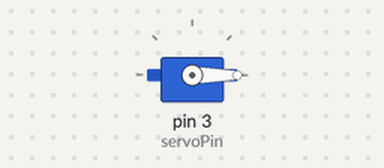
Recording of a sketch running on a simulated Arduino Uno, built with avr-gcc and run on an emulated ATmega328P. Shown: servo.

Above: at 0.05 s.
At 1.5 s:
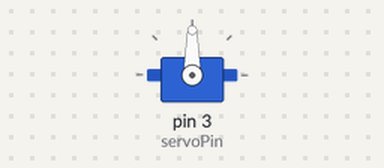
At 3.0 s:
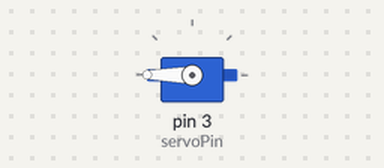
Timing chart, 0 to 6.9 s (numbered marks = the images above):
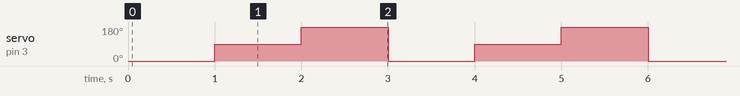

The sketch:

servo.ino
```cpp
/**
 * Demonstrates how to use the servo
 * @author First Last
 * @date Month Year
 */

#include <Servo.h>

const int servoPin = 3;

Servo servo; // create the servo object

void setup() {
    servo.attach(servoPin); // enable the servo on the pin

}

void loop() {
    servo.write(0);
    delay(1000);

    servo.write(90);
    delay(1000);

    servo.write(180);
    delay(1000);
}
```

Measured:
- by itself, servo on pin 3 (servoPin): repeats every 3.0 s: 180° 1.0 s, 0° 1.0 s, 90° 1.0 s
